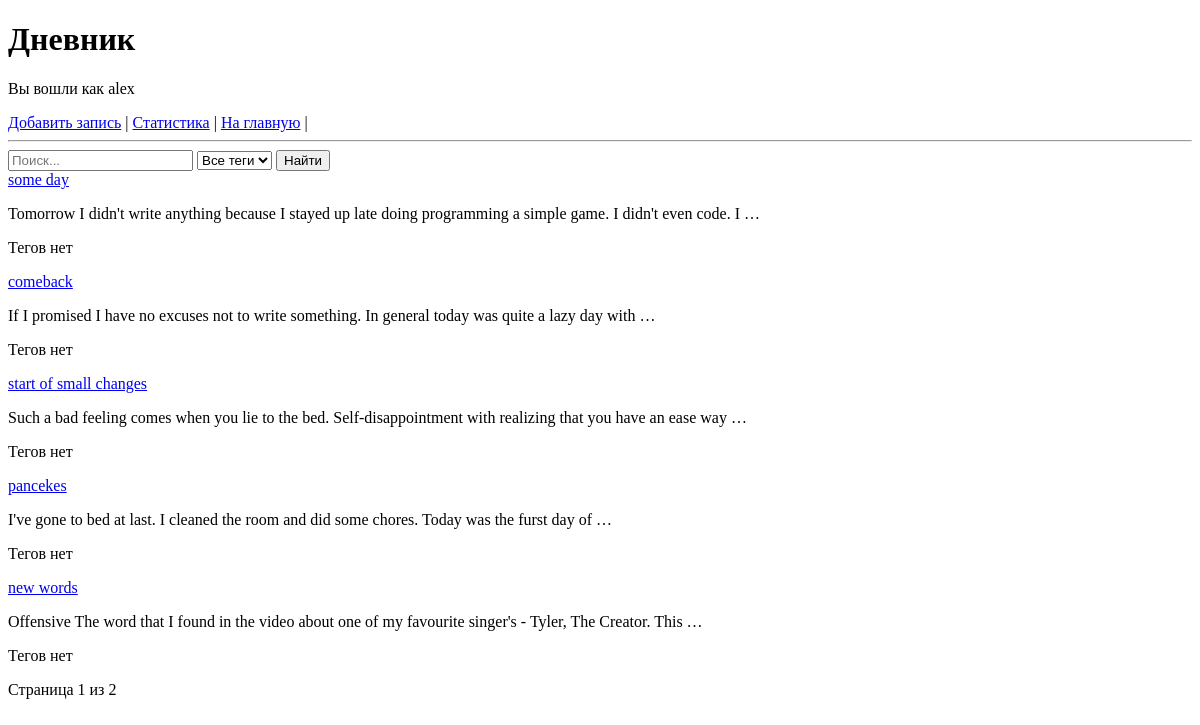
The app's page /records/ (signed in), older data.
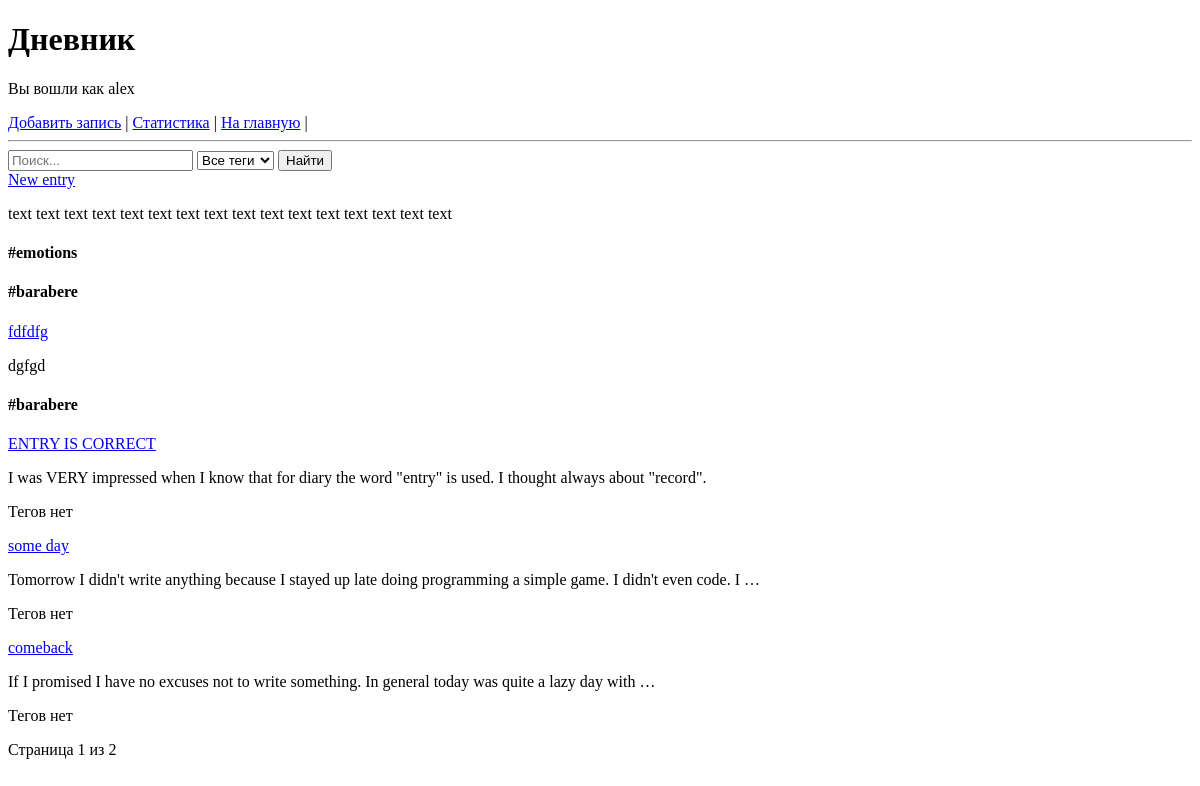
The same page, newer data.
### records/models.py (models this page shows, shortened)
class Record(models.Model):
    user = models.ForeignKey( #юзер
        User,
        on_delete=models.CASCADE,
        related_name="records",
    )
    title = models.CharField(max_length=100) #заголовок
    slug = models.SlugField(max_length=100, unique = True, blank=True) #слаг
    content = models.TextField() #мессэдж
    date = models.DateTimeField(auto_now_add = True) #дата создания
    tags = models.ManyToManyField(Tag, blank=True)

class Tag(models.Model):
    name = models.CharField(max_length=100, unique=True)

### records/views.py (the view)
# urls.py: path('', views.record_list, name='record_list'),  # главная страница раздела
@login_required #denies access to the page to an unlogged user
def record_list(request): #main page
    records = Record.objects.filter(user=request.user).order_by('-date')
    query = request.GET.get('search')
    tag = request.GET.get('tag')
    if query:
        records = records.filter(
            Q(title__icontains=query),
            Q(content__icontains=query)
        )
    if tag:
        records = records.filter(tags__id=tag)
    records = records.distinct() #remove duplicates
    paginator = Paginator(records, 5) #pagination
    page_number = request.GET.get('page')
    page_obj = paginator.get_page(page_number)
    context = {
        'page_obj': page_obj,
        'search_query': query,
        'selected_tag': tag,
        'all_tags': Tag.objects.all(),
    }
    return render(request, 'records/record_list.html', context)

### records/templates/records/record_list.html (shortened to what this page needs)
{% extends "base.html" %}
{% block content %}
<form method="get">
    <input
        type="text"
        name="search"
        placeholder="Поиск..."
        value="{{ search_query|default:'' }}"
    >
    <select name="tag">
        <option value="">Все теги</option>
    </select>
    <button type="submit">Найти</button>
</form>
{% for record in page_obj %}
    <a href="{% url 'record' record.slug %}">{{ record.title }}</a>
    <p>{{ record.content|truncatewords:20 }}</p>
    {% for tag in record.tags.all %}
        <h4>#{{ tag.name }}</h4>
    {% empty %}
        <p>Тегов нет</p>
    {% endfor %}
{% empty %}
    <p>Записей пока нет.</p>
{% endfor %}
<div>
    Страница {{ page_obj.number }} из {{ page_obj.paginator.num_pages }}
</div>
{% endblock %}

Row changes from the older to the newer data that the page shows:
no longer on this page (row unchanged): Record: title "start of small changes", content "Such a bad feeling comes when you lie to the bed. Self-disappointment with realizing that you have an ease way …"
no longer on this page (row unchanged): Record: title "pancekes", content "I've gone to bed at last. I cleaned the room and did some chores. Today was the furst day of …"
no longer on this page (row unchanged): Record: title "new words", content "Offensive The word that I found in the video about one of my favourite singer's - Tyler, The Creator. This …"
added Record: title "New entry", content "text text text text text text text text text text text text text text text text"
added Tag: name "emotions", shown under "New entry"
added Tag: name "barabere"
added Record: title "fdfdfg", content "dgfgd"
added Record: title "ENTRY IS CORRECT", content "I was VERY impressed when I know that for diary the word \"entry\" is used. I thought always about \"record\"."
